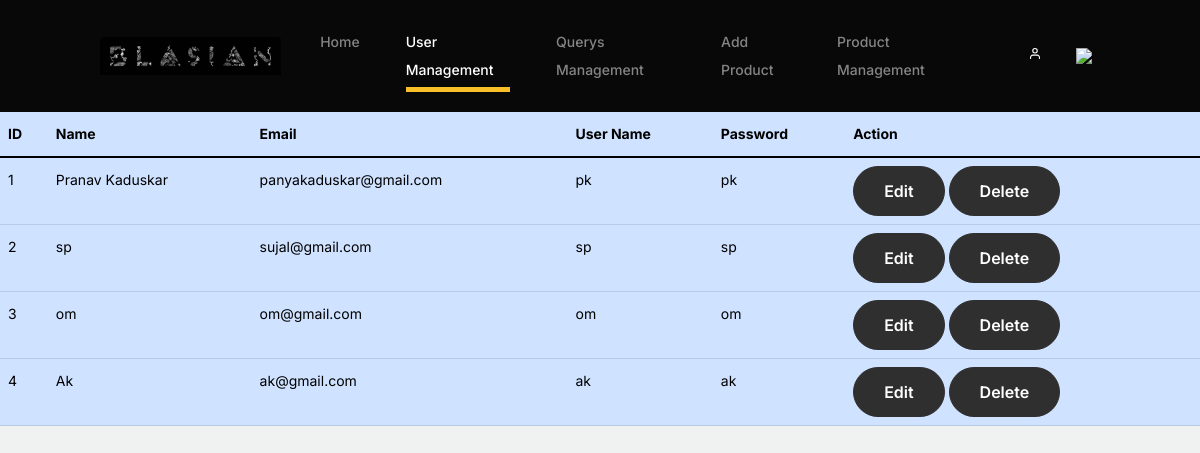
The app's page /admin/umanagement.php (signed in) with its own data.
### tables this page shows
CREATE TABLE `users` (
  `id` int(11) NOT NULL,
  `name` varchar(50) NOT NULL,
  `email` varchar(50) NOT NULL,
  `username` varchar(50) NOT NULL,
  `password` varchar(50) NOT NULL
);

### admin/umanagement.php (the view, shortened to what this page needs)
<!doctype html>
<html lang="en">
<head>
		<link href="css/bootstrap.min.css" rel="stylesheet">
		<link href="https://cdnjs.cloudflare.com/ajax/libs/font-awesome/6.0.0-beta3/css/all.min.css" rel="stylesheet">
		<link href="css/tiny-slider.css" rel="stylesheet">
		<link href="css/style.css" rel="stylesheet">
		<link rel="stylesheet" href="https://unpkg.com/tailwindcss@^1.0/dist/tailwind.min.css">
	</head>
	<body>
		<nav class="custom-navbar navbar navbar navbar-expand-md navbar-dark bg-dark" arial-label="Furni navigation bar">
			<div class="container">
				<a class="navbar-brand" href="index.html"><img src="blasian_namelog.jpg" height="80" width="200" class="img-fluid rounded-top" alt=""></a>
				<div class="collapse navbar-collapse" id="navbarsFurni">
					<ul class="custom-navbar-nav navbar-nav ms-auto mb-2 mb-md-0">
                        <li >
							<a class="nav-link" href="index.html">Home</a>
						</li>
						<li class="nav-item active"><a class="nav-link" href="umanagement.php">User Management</a></li>
						<li><a class="nav-link" href="querymange.php">Querys Management</a></li>
						<li><a class="nav-link" href="addproduct.html">Add Product</a></li>
						<li><a class="nav-link" href="pmanagement.php">Product Management</a></li>
					</ul>
					<ul class="custom-navbar-cta navbar-nav mb-2 mb-md-0 ms-5">
						<li><a class="nav-link" href="login.html"><img src="images/user.svg"></a></li>
						<li><a class="nav-link" href="logout.html"><img src="bimg/logout.svg"></a></li>
					</ul>
				</div>
			</div>
		</nav>
  <main>
  <?php
require_once 'db_config.php';
$sql = "SELECT * FROM `users` ";
$result = mysqli_query($conn,$sql);
if (mysqli_num_rows($result)>0) {
    echo "
    <div class='table-responsive'>
        <table class='table table-primary'>
            <thead>
                <tr>
                    <th scope='col'>ID</th>
                    <th scope='col'>Name</th>
                    <th scope='col'>Email</th>
                    <th scope='col'>User Name</th>
                    <th scope='col'>Password</th>
                    <th scope='col'>Action</th>
                </tr>
            </thead>
            <tbody>";
    while ($rows = mysqli_fetch_assoc($result) ) {
        echo "
        <tr class=''>
            <td scope='row'>{$rows['id']}</td>
            <td>{$rows['name']}</td>
            <td>{$rows['email']}</td>
            <td>{$rows['username']}</td>
            <td>{$rows['password']}</td>
            <td>
                <a name='' id='' class='btn btn-warning' href='edituser.php?id={$rows['id']}' role='button'>Edit</a>
                <a name='' id='' class='btn btn-danger' href='udelete.php?id={$rows['id']}' role='button'>Delete</a>
            </td>
        </tr>";
    }
    echo "
    </tbody>
</table>
</div>
";
} else {
    echo "0 Recored Found";
}
?>
  </main>
</body>
</html>

### admin/css/style.css (style rules this page uses)
body { overflow-x: hidden; position: relative; }
body { font-family: "Inter", sans-serif; font-weight: 400; line-height: 28px; color: #6a6a6a; font-size: 14px; background-color: #eff2f1; }
a { text-decoration: none; -webkit-transition: .3s all ease; -o-transition: .3s all ease; transition: .3s all ease; color: #2f2f2f; text-decoration: underline; }
.custom-navbar { background: #080808 !important; padding-top: 20px; padding-bottom: 20px; }
.custom-navbar .navbar-brand { font-size: 32px; font-weight: 600; }
@media (min-width: 992px) { .custom-navbar .custom-navbar-nav li { margin-left: 15px; margin-right: 15px; } }
.custom-navbar .custom-navbar-nav li a { font-weight: 500; color: #ffffff !important; opacity: .5; -webkit-transition: .3s all ease; -o-transition: .3s all ease; transition: .3s all ease; position: relative; }
@media (min-width: 768px) { .custom-navbar .custom-navbar-nav li a:before { content: ""; position: absolute; bottom: 0; left: 8px; right: 8px; background: #f9bf29; height: 5px; opacity: 1; visibility: visible; width: 0; -webkit-transition: .15s all ease-out; -o-transition: .15s all ease-out; transition: .15s all ease-out; } }
.custom-navbar .custom-navbar-nav li.active a { opacity: 1; }
.custom-navbar .custom-navbar-nav li.active a:before { width: calc(100% - 16px); }
.custom-navbar .custom-navbar-cta { margin-left: 0 !important; -webkit-box-orient: horizontal; -webkit-box-direction: normal; -ms-flex-direction: row; flex-direction: row; }
@media (min-width: 768px) { .custom-navbar .custom-navbar-cta { margin-left: 40px !important; } }
.custom-navbar .custom-navbar-cta li { margin-left: 0px; margin-right: 0px; }
.custom-navbar .custom-navbar-cta li:first-child { margin-right: 20px; }
.btn { font-weight: 600; padding: 12px 30px; border-radius: 30px; color: #ffffff; background: #2f2f2f; border-color: #2f2f2f; }

### records on screen
users: id "1", name "Pranav Kaduskar", email "panyakaduskar@gmail.com", username "pk", password "pk"
users: id "2", name "sp", email "sujal@gmail.com", username "sp", password "sp"
users: id "3", name "om", email "om@gmail.com", username "om", password "om"
users: id "4", name "Ak", email "ak@gmail.com", username "ak", password "ak"
